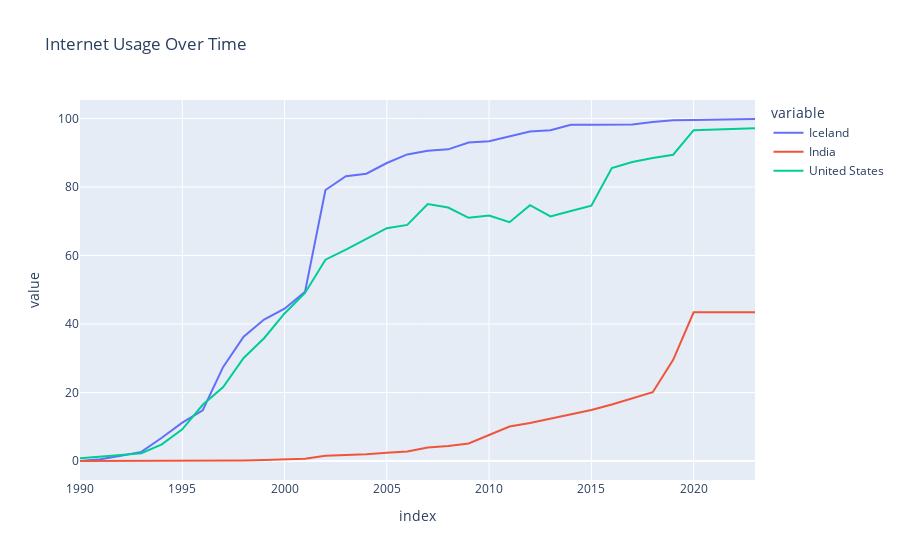

This figure's notebook cell:
### Code cell
#Showcasing this seperately, with different countries
wb = pd.read_csv('C:/Users/skyes/Documents/Projects/worldbank-country-internet-data.csv')
countries = ['Iceland', 'India', 'United States']
internet_stats = get_cleaned_data(wb, 'IT.NET.USER.ZS', countries)
internet_stats.index = internet_stats.index.astype(int)
internet_stats = internet_stats.interpolate(method='linear', order=2)

px.line(internet_stats, x=internet_stats.index, y=countries, title='Internet Usage Over Time')

### Figure 1 — Plotly figure (JSON) as saved in the notebook; plotly's stock layout.template omitted (floating-point values rounded to 4 significant figures)
{"data": [{"hovertemplate": "variable=Iceland<br>index=%{x}<br>value=%{y}<extra></extra>", "legendgroup": "Iceland", "line": {"color": "#636efa", "dash": "solid"}, "marker": {"symbol": "circle"}, "mode": "lines", "name": "Iceland", "orientation": "v", "showlegend": true, "type": "scatter", "x": [1990, 1991, 1992, 1993, 1994, 1995, 1996, 1997, 1998, 1999, 2000, 2001, 2002, 2003, 2004, 2005, 2006, 2007, 2008, 2009, 2010, 2011, 2012, 2013, 2014, 2015, 2016, 2017, 2018, 2019, 2020, 2021, 2022, 2023], "xaxis": "x", "y": [0, 0.5051, 1.539, 2.668, 6.795, 11.22, 14.81, 27.48, 36.26, 41.29, 44.47, 49.39, 79.12, 83.14, 83.88, 87, 89.51, 90.6, 91, 93, 93.39, 94.82, 96.21, 96.55, 98.16, 98.2, 98.24, 98.26, 99.01, 99.5, 99.53, 99.69, 99.86, 99.86], "yaxis": "y"}, {"hovertemplate": "variable=India<br>index=%{x}<br>value=%{y}<extra></extra>", "legendgroup": "India", "line": {"color": "#EF553B", "dash": "solid"}, "marker": {"symbol": "circle"}, "mode": "lines", "name": "India", "orientation": "v", "showlegend": true, "type": "scatter", "x": [1990, 1991, 1992, 1993, 1994, 1995, 1996, 1997, 1998, 1999, 2000, 2001, 2002, 2003, 2004, 2005, 2006, 2007, 2008, 2009, 2010, 2011, 2012, 2013, 2014, 2015, 2016, 2017, 2018, 2019, 2020, 2021, 2022, 2023], "xaxis": "x", "y": [0, 0, 0.0001113, 0.0002182, 0.00107, 0.02623, 0.04633, 0.07077, 0.139, 0.2732, 0.5275, 0.6601, 1.538, 1.686, 1.976, 2.388, 2.805, 3.95, 4.38, 5.12, 7.5, 10.07, 11.1, 12.3, 13.5, 14.9, 16.5, 18.2, 20.08, 29.52, 43.41, 43.41, 43.41, 43.41], "yaxis": "y"}, {"hovertemplate": "variable=United States<br>index=%{x}<br>value=%{y}<extra></extra>", "legendgroup": "United States", "line": {"color": "#00cc96", "dash": "solid"}, "marker": {"symbol": "circle"}, "mode": "lines", "name": "United States", "orientation": "v", "showlegend": true, "type": "scatter", "x": [1990, 1991, 1992, 1993, 1994, 1995, 1996, 1997, 1998, 1999, 2000, 2001, 2002, 2003, 2004, 2005, 2006, 2007, 2008, 2009, 2010, 2011, 2012, 2013, 2014, 2015, 2016, 2017, 2018, 2019, 2020, 2021, 2022, 2023], "xaxis": "x", "y": [0.7847, 1.163, 1.724, 2.272, 4.863, 9.237, 16.42, 21.62, 30.09, 35.85, 43.08, 49.08, 58.79, 61.7, 64.76, 67.97, 68.93, 75, 74, 71, 71.69, 69.73, 74.7, 71.4, 73, 74.55, 85.54, 87.27, 88.5, 89.43, 96.58, 96.78, 97.13, 97.13], "yaxis": "y"}], "layout": {"legend": {"title": {"text": "variable"}, "tracegroupgap": 0}, "title": {"text": "Internet Usage Over Time"}, "xaxis": {"anchor": "y", "domain": [0, 1], "title": {"text": "index"}}, "yaxis": {"anchor": "x", "domain": [0, 1], "title": {"text": "value"}}}}
